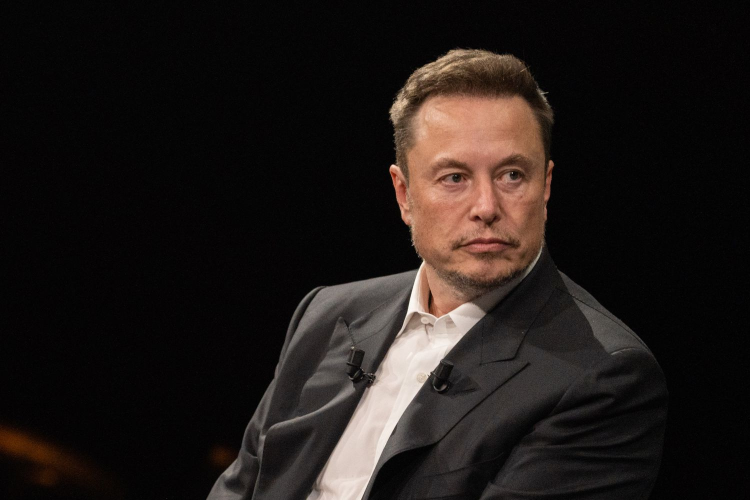
#> input picture elon_musk.jpg, 1500 x 1000 px (shown at 1/2 size)
$ jupyter execute Numpy_Practice_Set_4.ipynb
#> lines starting #> are read from the running program, lines starting #| are printed output that depends on the picture
### Linear Algebra

46. **Solve a system of linear equations.**

[cell 1]
import numpy as np

# Example system of equations:
# 2x + 3y = 8
# 1x + 2y = 5
A = np.array([[2, 3], [1, 2]])
b = np.array([8, 5])

# Solve for x and y
solution = np.linalg.solve(A, b)
print("Solution of the system of linear equations:")
print(solution)

47. **Compute the eigenvalues and eigenvectors of a matrix.**

[cell 2]
matrix = np.array([[1, 2], [3, 4]])
eigenvalues, eigenvectors = np.linalg.eig(matrix)
print("\nEigenvalues of the matrix:")
print(eigenvalues)
print("Eigenvectors of the matrix:")
print(eigenvectors)

48. **Perform a Singular Value Decomposition (SVD) of a matrix.**

[cell 3]
matrix = np.array([[1, 2, 3], [4, 5, 6], [7, 8, 9]])
U, S, Vt = np.linalg.svd(matrix)
print("\nSingular Value Decomposition (SVD) of the matrix:")
print("U matrix:")
print(U)
print("Singular values:")
print(S)
print("Vt matrix:")
print(Vt)

49. **Compute the determinant of a matrix.**

[cell 4]
matrix = np.array([[1, 2], [3, 4]])
determinant = np.linalg.det(matrix)
print("\nDeterminant of the matrix:")
print(determinant)

50. **Calculate the rank of a matrix.**

[cell 5]
matrix = np.array([[1, 2, 3], [4, 5, 6], [7, 8, 9]])
rank = np.linalg.matrix_rank(matrix)
print("\nRank of the matrix:")
print(rank)

### Performance Optimization
51. **Compare the performance of a NumPy vectorized operation with a Python loop.**

[cell 6]
import numpy as np
import time

# Vectorized operation
array = np.random.rand(1000000)
start_time = time.time()
result_vectorized = np.sum(array)
end_time = time.time()
vectorized_time = end_time - start_time

# Python loop
start_time = time.time()
result_loop = sum(array)
end_time = time.time()
loop_time = end_time - start_time

print("\nPerformance comparison:")
print("Vectorized operation time:", vectorized_time)
print("Python loop time:", loop_time)

52. **Optimize a computation-heavy operation using NumPy’s vectorized functions.**

[cell 7]
# Example operation: sum of squares
array = np.random.rand(1000000)

# Optimized with NumPy
start_time = time.time()
result_optimized = np.sum(array**2)
end_time = time.time()
optimized_time = end_time - start_time

print("\nOptimized computation-heavy operation time:")
print(optimized_time)

### Random Number Generation and Probability

53. **Simulate a random walk using NumPy.**

[cell 8]
import numpy as np
import matplotlib.pyplot as plt

n_steps = 1000
steps = np.random.choice([-1, 1], size=n_steps)
random_walk = np.cumsum(steps)

plt.plot(random_walk)
plt.title("Random Walk")
plt.show()
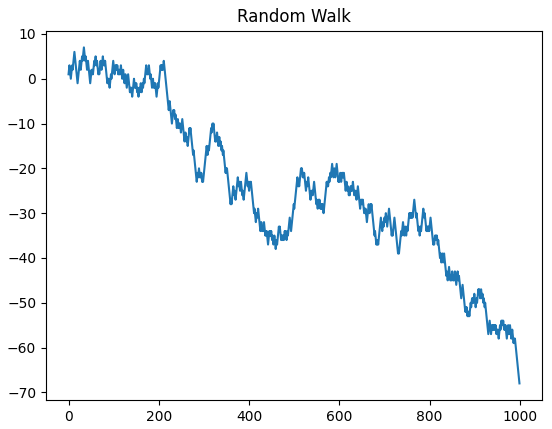
#> figure drawn by matplotlib, 1 panel; curve peaks at x = 34, y = 7

54. **Generate a random sample from a given probability distribution.**

[cell 9]
import numpy as np

sample_size = 1000
mean = 0
std_dev = 1
random_sample = np.random.normal(mean, std_dev, sample_size)
print("\nRandom sample from a normal distribution:")
print(random_sample[:10])  # Print first 10 samples for brevity

55. **Compute the probability of an event from a given dataset.**

[cell 10]
data = np.random.randint(1, 11, size=1000)  # Example dataset
event_value = 5
event_probability = np.sum(data == event_value) / len(data)
print("\nProbability of the event (value 5) in the dataset:")
print(event_probability)

### Image Processing with NumPy

56. **Read an image file into a NumPy array.**

[cell 11]
from PIL import Image
import numpy as np

image = Image.open('elon_musk.jpg')
#> image is the input picture: PIL image 1500x1000 RGB; mean R, G, B 31.8, 25.8, 23.4
image_array = np.array(image)
print("\nImage array:")
print(image_array)
#> (printed output is left out)

57. **Convert an image from RGB to grayscale using NumPy.**

[cell 12]
def rgb2gray(rgb):
    return np.dot(rgb[... , :3] , [0.2989 , 0.5870 , 0.1140])
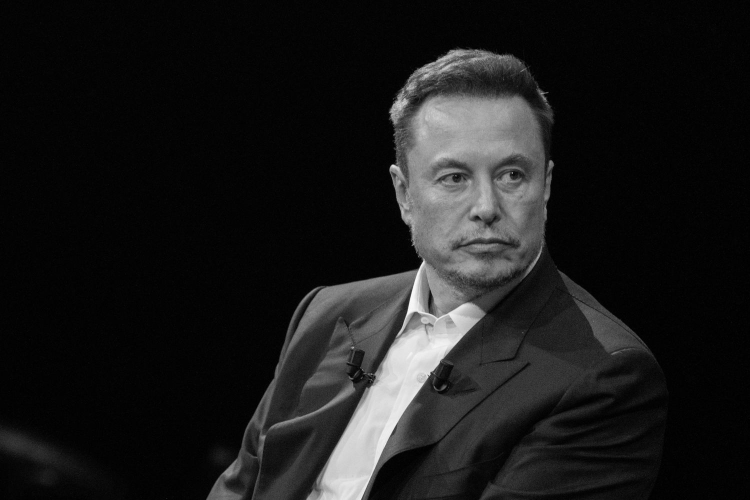
#> returned value: shape (1000, 1500) float64 (shown at 1/2 size); min 0, max 253.4, mean 27.3

gray_image = rgb2gray(image_array)
print("\nGrayscale image array:")
print(gray_image)
#> (printed output is left out)

58. **Apply a Gaussian blur to an image using a convolution operation.**

[cell 13]
from scipy.ndimage import gaussian_filter

blurred_image = gaussian_filter(image_array, sigma=1)
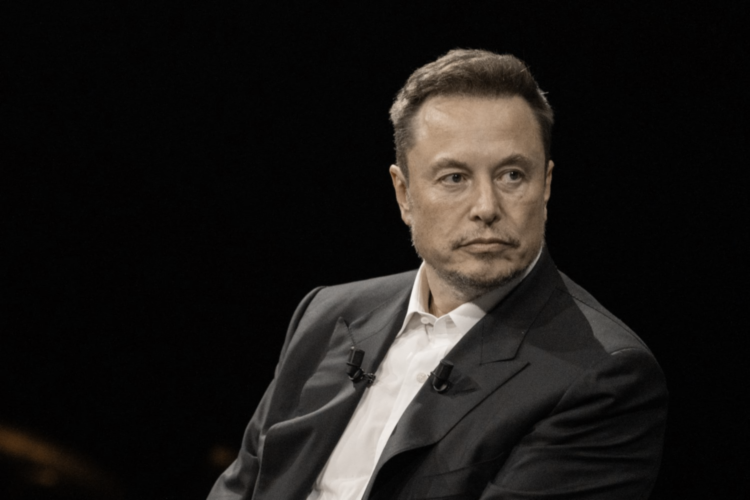
#> blurred_image: shape (1000, 1500, 3) (shown at 1/2 size); mean R, G, B 28.2, 25.5, 23.3
print("\nBlurred image array:")
print(blurred_image)
#> (printed output is left out)

59. **Detect edges in an image using a Sobel filter.**

[cell 14]
from scipy.ndimage import sobel

sobel_x = sobel(gray_image, axis=0)
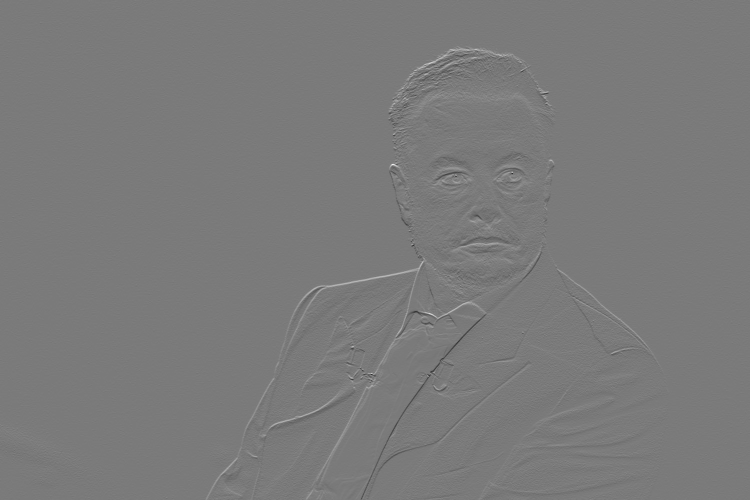
#> sobel_x: shape (1000, 1500) float64 (shown at 1/2 size); min -648, max 697.8, mean 0.2; drawn with min black and max white
sobel_y = sobel(gray_image, axis=1)
edge_detected_image = np.hypot(sobel_x, sobel_y)
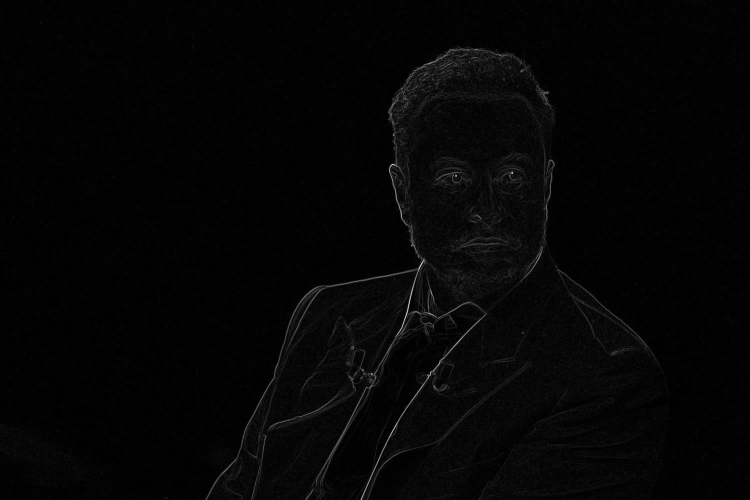
#> edge_detected_image: shape (1000, 1500) float64 (shown at 1/2 size); min 0, max 874.4, mean 18.1; drawn with min black and max white
print("\nEdge detected image array:")
print(edge_detected_image)
#> (printed output is left out)

60. **Resize an image using nearest-neighbor interpolation.**

[cell 15]
def resize_image(image, new_size):
#> called with new_size = (100, 100)
    old_size = image.shape
#> old_size = (1000, 1500, 3)
    row_ratio, col_ratio = np.array(new_size) / np.array(old_size[:2])
#> row_ratio = 0.1; col_ratio = 0.0667
    row_indices = (np.arange(new_size[0]) / row_ratio).astype(int)
#> row_indices = 100 values from 0 to 990
    col_indices = (np.arange(new_size[1]) / col_ratio).astype(int)
#> col_indices = 100 values from 0 to 1485
    return image[row_indices[:, None], col_indices]
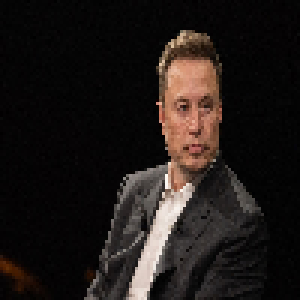
#> returned value: shape (100, 100, 3) (shown 3 times larger); mean of channels 0, 1, 2 31.7, 25.7, 23.3; drawn as R, G, B

resized_image = resize_image(image_array, (100, 100))
print("\nResized image array:")
print(resized_image)
#> (printed output is left out)
